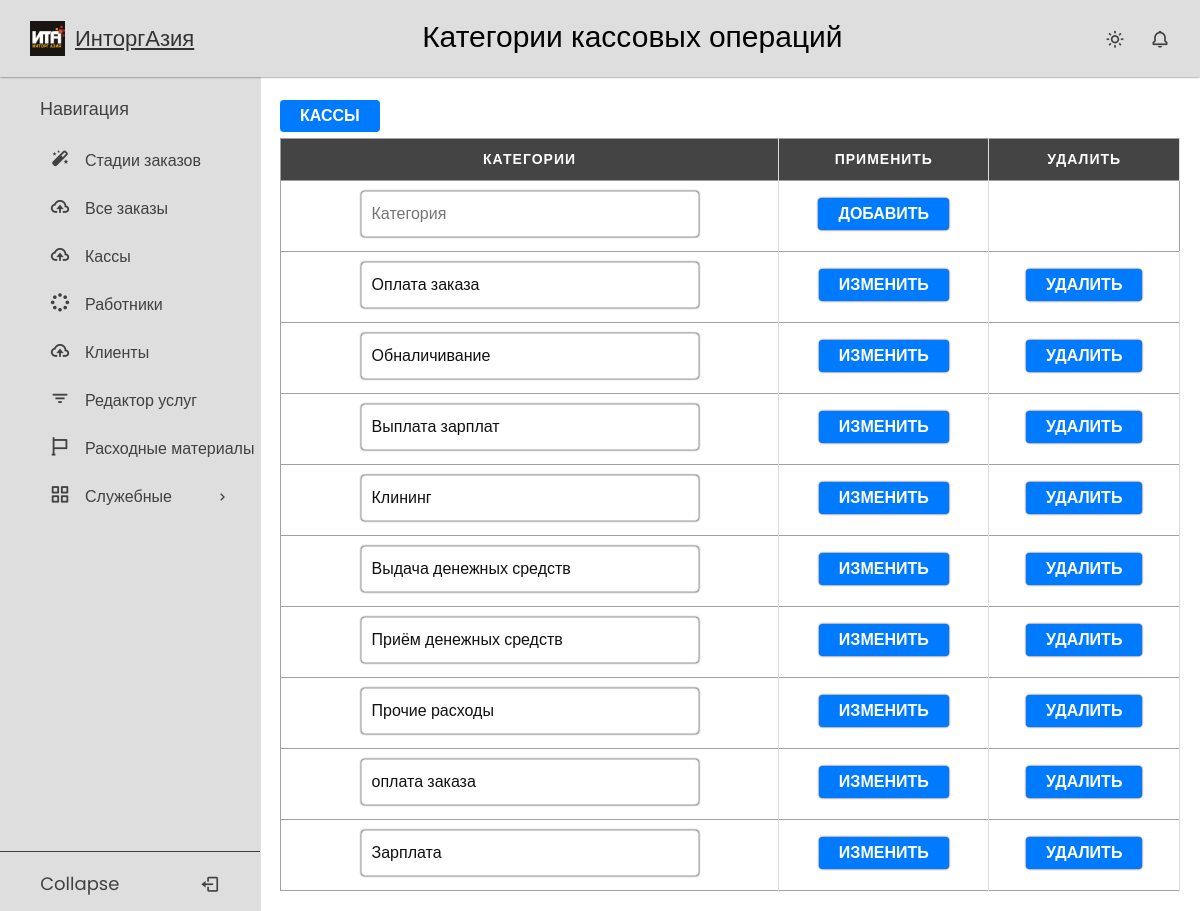
The page /operation/categories/ (signed in) on the database its author committed.
### crm_app/models.py (models this page shows, shortened)
class CashboxCategory(models.Model):
    category = models.CharField(max_length=124)

### crm_app/views.py (the view)
# urls.py: path('operation/categories/', OperationCategoryListView.as_view(), name='operation_list'),
class OperationCategoryListView(LockedView, ListView):
    model = CashboxCategory
    template_name = 'crmapp/cashbox_operation_types.html'
    paginate_by = 20

### users/permissions.py (called while the page is built)
    def test_func(self):
        return self.request.user.user_type == UserType.WORKER

### templates/crmapp/cashbox_operation_types.html (shortened to what this page needs)
{% extends 'base.html' %}
{% load static %}
{% block css %}
    <link rel="stylesheet" href="{% static 'css/tables.css' %}">
{% endblock %}
{% block page_title %}
Категории кассовых операций
{% endblock %}
{% block content %}
    <div class="table-container">
        <a href="{% url 'cashbox_list' %}"><button>Кассы</button></a>
    <table>
        <thead>
            <tr>
                <th>Категории</th>
                <th>Применить</th>
                <th>Удалить</th>
            </tr>
        </thead>
        <tbody>
            <tr>
                <form action="{% url 'operation_create' %}" method="post">
                    <td>
                        <label>
                            <input type="text" placeholder="Категория" name="category">
                        </label>
                    </td>
                    <td>
                        <label>
                            <input type="submit" value="Добавить">
                        </label>
                    </td>
                </form>
            </tr>
            {% for object in object_list %}
                <tr>
                    <form action="{% url 'operation_update' object.id %}" method="post">
                        <td>
                            <label>
                                <input type="text" placeholder="Категория" name="category" value="{{ object.category }}">
                            </label>
                        </td>
                        <td>
                                <input type="submit" value="Изменить">
                        </td>
                    </form>
                    <td>
                        <form action="{% url 'operation_delete' object.id %}">
                            <input type="submit" value="Удалить">
                        </form>
                    </td>
                </tr>
            {% endfor %}
        </tbody>
    </table>
    </div>
{% endblock %}
{% block js %}
    <link rel="stylesheet" href="{% static 'js/tables.js' %}">
{% endblock %}

### static/css/null.css (style rules this page uses)
*, *::before, *::after { box-sizing: border-box; }
body, h1, h2, h3, h4, p, ul[class], ol[class], li, figure, figcaption, blockquote, dl, dd { list-style-type: none; margin: 0; }
body { min-height: 100vh; scroll-behavior: smooth; text-rendering: optimizeSpeed; line-height: 1.5; }
a:not([class]) { text-decoration-skip-ink: auto; }
input, button, textarea, select { font: inherit; }

### static/css/sidebar.css (style rules this page uses)
* { margin: 0; padding: 0; box-sizing: border-box; font-family: "Poppins", sans-serif; }
:root { --white-color: #dedede; --blue-color: #1655ff; --grey-color: #424141; --grey-color-light: rgba(0, 0, 0, 0.73); }
body { background-color: #ffffff; transition: all 0.5s ease; }
body a { color: #333333; text-decoration: underline; }

### static/css/style.css (style rules this page uses)
input[type="text"], input[type="password"], select, input[type="email"] { margin-bottom: 4px; padding: 10px; border: 1px solid #ccc; border-radius: 4px; font-size: 16px; color: #111; box-shadow: 0 0 2px black; }
input[type="submit"] { margin-bottom: 4px; padding: 4px 20px; background-color: #007bff; color: #fff; border: none; border-radius: 4px; font-size: 16px; font-weight: bold; text-transform: uppercase; transition: background-color 0.3s ease; cursor: pointer; box-shadow:0 0 2px black; }
button { margin-bottom: 6px; padding: 4px 20px; background-color: #007bff; color: #fff; border: none; border-radius: 4px; font-size: 16px; font-weight: bold; text-transform: uppercase; transition: background-color 0.3s ease; cursor: pointer; }
a { text-decoration: none; }

### static/css/tables.css (style rules this page uses)
.table-container { max-width: 100%; overflow: auto; }
table { border: 1px solid #ccc; width: 100%; margin:0; padding:0; border-collapse: collapse; border-spacing: 0; }
table tr { border: 1px solid #a1a1a1; padding: 5px; }
table th, table td { padding: 10px; text-align: center; border-right: 1px solid #ddd; }
table th { color: #fff; background-color: #444; text-transform: uppercase; font-size: 14px; letter-spacing: 1px; }

### rows shown on the page
CashboxCategory: category "Оплата заказа"
CashboxCategory: category "Обналичивание"
CashboxCategory: category "Выплата зарплат"
CashboxCategory: category "Клининг"
CashboxCategory: category "Выдача денежных средств"
CashboxCategory: category "Приём денежных средств"
CashboxCategory: category "Прочие расходы"
CashboxCategory: category "оплата заказа"
CashboxCategory: category "Зарплата"
